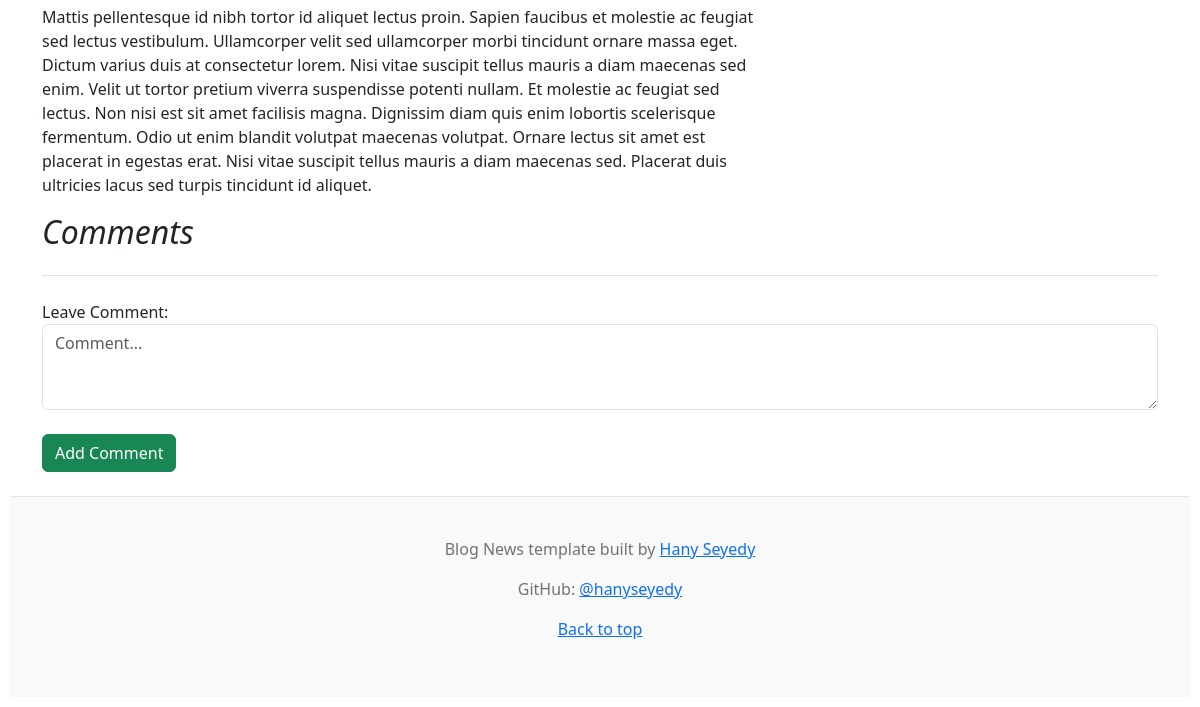
The page /listing/10 (lower part) on the database as committed earlier.
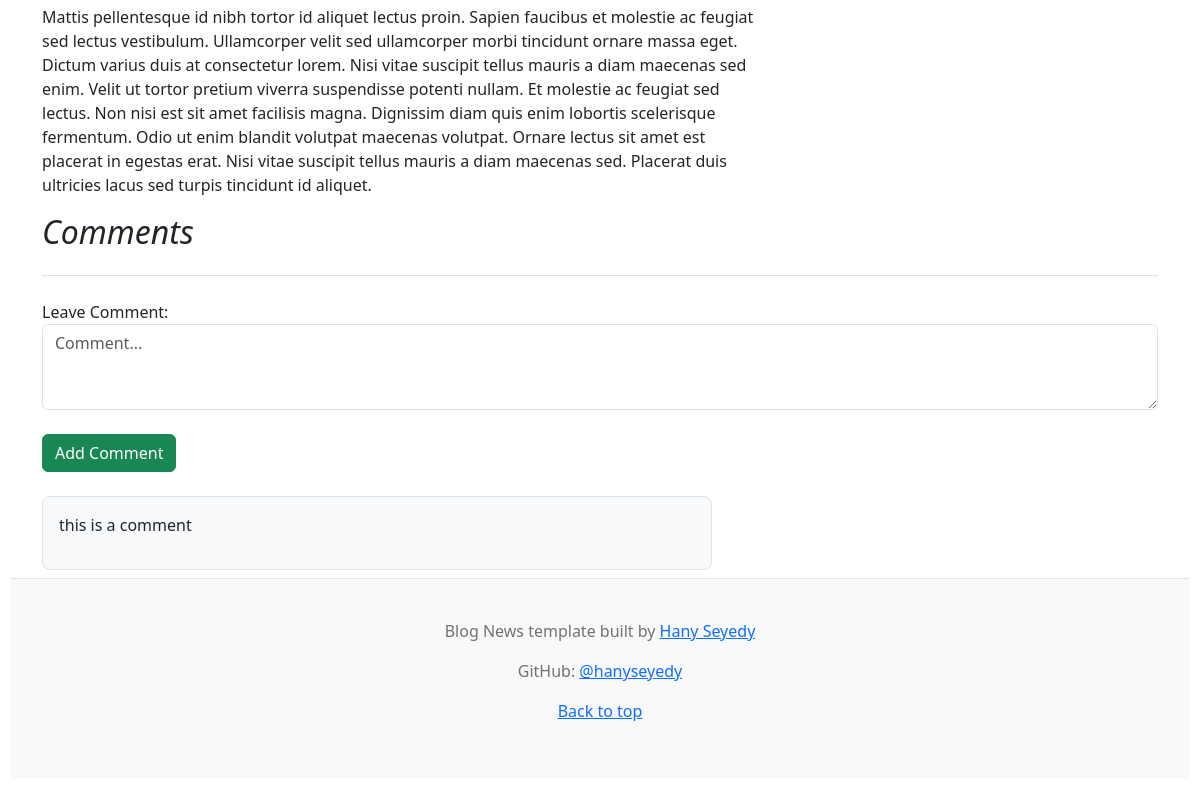
The same page on the database as committed later.
### final/models.py (models this page shows, shortened)
class Comment(models.Model):
    author = models.ForeignKey(User, on_delete=models.CASCADE, blank=True, null=True, related_name="userComment")
    listing = models.ForeignKey(Listing, on_delete=models.CASCADE, blank=True, null=True, related_name="listingComment")
    message = models.CharField(max_length=400)

### final/views.py (the view)
# urls.py: path("listing/<int:id>", views.listing, name="listing"),
def listing(request, id):
    listingMore = Listing.objects.get(pk=id)
    activeListings = Listing.objects.filter(isActive=True)
    descript = listingMore.description
    allComment = Comment.objects.filter(listing=listingMore)
    isOwner = request.user.username == listingMore.owner.username
    allCategories = Category.objects.all()
    return render(request, "final/listing.html", {
        "listing": listingMore,
        "listings": activeListings,
        "descript": descript,
        "summery": f"{descript[:100]}...",
        "allcomments": allComment,
        "isowner": isOwner,
        "categories" : allCategories
    })

### final/models.py (called while the page is built)
    def __str__(self):
        return self.categoryName

### final/templates/final/listing.html (shortened to what this page needs)
{% extends "final/layout.html" %} {% block body %}
<main class="container">
  <div class="row g-5">
    <div class="col-md-8">
      <article class="blog-post">
        <p>{{ descript |safe }}</p>
      </article>
    </div>
    <div class="col-md-4">
      <div class="position-sticky" style="top: 2rem;">
        <div class="p-4">
        </div>
      </div>
    </div>
  </div>
  <h2 class="pb-4 mb-4 fst-italic border-bottom">Comments</h2>
  <form action="{% url 'addComment' id=listing.id %}" method="POST">
    <div class="form-group">
      <label for="addComment">Leave Comment:</label>
      <textarea class="form-control" name="addComment" id="addComment" rows="3" placeholder="Comment..."></textarea>
      <br>
      <button type="submit" class="btn btn-success">Add Comment</button>
    </div>
  </form>
  <br />
  <div>
    {% for comment in allcomments %}
    <div class="p-3 bg-light border comment-box rounded-3 mb-2">
      <p>{{ comment.message }}</p>
    </div>
    {% endfor %}
  </div>
</main>
{% endblock %}

Rows that differ between the two databases and show on the page:
added Comment: message "this is a comment"
